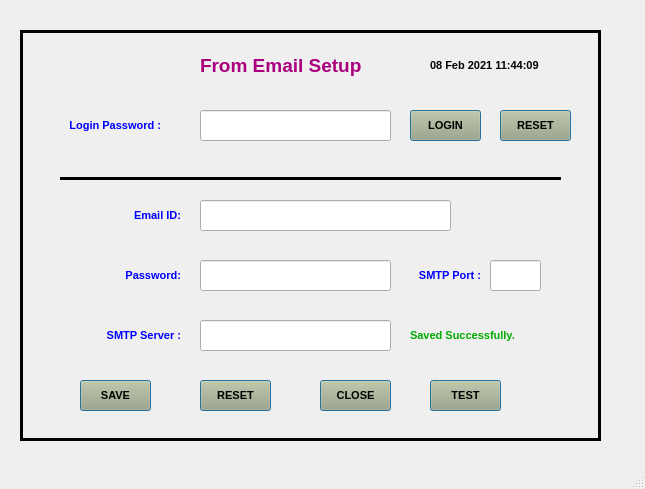
<?xml version="1.0" encoding="UTF-8"?>
<ui version="4.0">
 <class>MainWindow</class>
 <widget class="QMainWindow" name="MainWindow">
  <property name="geometry">
   <rect>
    <x>0</x>
    <y>0</y>
    <width>645</width>
    <height>489</height>
   </rect>
  </property>
  <property name="windowTitle">
   <string>MainWindow</string>
  </property>
  <widget class="QWidget" name="centralwidget">
   <widget class="QFrame" name="frame">
    <property name="geometry">
     <rect>
      <x>20</x>
      <y>30</y>
      <width>581</width>
      <height>411</height>
     </rect>
    </property>
    <property name="font">
     <font>
      <family>Arial</family>
     </font>
    </property>
    <property name="autoFillBackground">
     <bool>false</bool>
    </property>
    <property name="styleSheet">
     <string notr="true"/>
    </property>
    <property name="frameShape">
     <enum>QFrame::Box</enum>
    </property>
    <property name="frameShadow">
     <enum>QFrame::Plain</enum>
    </property>
    <property name="lineWidth">
     <number>3</number>
    </property>
    <widget class="QLabel" name="label">
     <property name="geometry">
      <rect>
       <x>410</x>
       <y>20</y>
       <width>141</width>
       <height>31</height>
      </rect>
     </property>
     <property name="font">
      <font>
       <family>Arial</family>
       <pointsize>8</pointsize>
       <weight>75</weight>
       <bold>true</bold>
      </font>
     </property>
     <property name="text">
      <string>08 Feb 2021 11:44:09</string>
     </property>
    </widget>
    <widget class="QPushButton" name="pushButton_8">
     <property name="geometry">
      <rect>
       <x>300</x>
       <y>350</y>
       <width>71</width>
       <height>31</height>
      </rect>
     </property>
     <property name="font">
      <font>
       <family>Arial</family>
       <pointsize>8</pointsize>
       <weight>75</weight>
       <bold>true</bold>
      </font>
     </property>
     <property name="styleSheet">
      <string notr="true">background-color: rgb(170, 170, 127);
</string>
     </property>
     <property name="text">
      <string>CLOSE</string>
     </property>
     <property name="autoDefault">
      <bool>true</bool>
     </property>
     <property name="default">
      <bool>true</bool>
     </property>
     <property name="flat">
      <bool>false</bool>
     </property>
    </widget>
    <widget class="QLabel" name="label_2">
     <property name="geometry">
      <rect>
       <x>180</x>
       <y>20</y>
       <width>191</width>
       <height>31</height>
      </rect>
     </property>
     <property name="font">
      <font>
       <family>Arial</family>
       <pointsize>14</pointsize>
       <weight>75</weight>
       <bold>true</bold>
      </font>
     </property>
     <property name="styleSheet">
      <string notr="true">color: rgb(170, 0, 127);</string>
     </property>
     <property name="text">
      <string>From Email Setup</string>
     </property>
    </widget>
    <widget class="QLabel" name="label_5">
     <property name="geometry">
      <rect>
       <x>80</x>
       <y>170</y>
       <width>81</width>
       <height>31</height>
      </rect>
     </property>
     <property name="font">
      <font>
       <family>Arial</family>
       <pointsize>8</pointsize>
       <weight>75</weight>
       <bold>true</bold>
      </font>
     </property>
     <property name="styleSheet">
      <string notr="true">color: rgb(0, 0, 255);</string>
     </property>
     <property name="text">
      <string>Email ID:</string>
     </property>
     <property name="alignment">
      <set>Qt::AlignRight|Qt::AlignTrailing|Qt::AlignVCenter</set>
     </property>
    </widget>
    <widget class="QLineEdit" name="lineEdit_2">
     <property name="geometry">
      <rect>
       <x>180</x>
       <y>170</y>
       <width>251</width>
       <height>31</height>
      </rect>
     </property>
     <property name="font">
      <font>
       <pointsize>10</pointsize>
       <weight>75</weight>
       <bold>true</bold>
      </font>
     </property>
    </widget>
    <widget class="QLabel" name="label_6">
     <property name="geometry">
      <rect>
       <x>80</x>
       <y>230</y>
       <width>81</width>
       <height>31</height>
      </rect>
     </property>
     <property name="font">
      <font>
       <family>Arial</family>
       <pointsize>8</pointsize>
       <weight>75</weight>
       <bold>true</bold>
      </font>
     </property>
     <property name="styleSheet">
      <string notr="true">color: rgb(0, 0, 255);</string>
     </property>
     <property name="text">
      <string>Password:</string>
     </property>
     <property name="alignment">
      <set>Qt::AlignRight|Qt::AlignTrailing|Qt::AlignVCenter</set>
     </property>
    </widget>
    <widget class="QLineEdit" name="lineEdit_3">
     <property name="geometry">
      <rect>
       <x>180</x>
       <y>230</y>
       <width>191</width>
       <height>31</height>
      </rect>
     </property>
     <property name="font">
      <font>
       <pointsize>10</pointsize>
       <weight>75</weight>
       <bold>true</bold>
      </font>
     </property>
     <property name="echoMode">
      <enum>QLineEdit::Password</enum>
     </property>
    </widget>
    <widget class="QPushButton" name="pushButton_9">
     <property name="geometry">
      <rect>
       <x>60</x>
       <y>350</y>
       <width>71</width>
       <height>31</height>
      </rect>
     </property>
     <property name="font">
      <font>
       <family>Arial</family>
       <pointsize>8</pointsize>
       <weight>75</weight>
       <bold>true</bold>
      </font>
     </property>
     <property name="styleSheet">
      <string notr="true">background-color: rgb(170, 170, 127);
</string>
     </property>
     <property name="text">
      <string>SAVE</string>
     </property>
     <property name="autoDefault">
      <bool>true</bool>
     </property>
     <property name="default">
      <bool>true</bool>
     </property>
     <property name="flat">
      <bool>false</bool>
     </property>
    </widget>
    <widget class="QPushButton" name="pushButton_10">
     <property name="geometry">
      <rect>
       <x>180</x>
       <y>350</y>
       <width>71</width>
       <height>31</height>
      </rect>
     </property>
     <property name="font">
      <font>
       <family>Arial</family>
       <pointsize>8</pointsize>
       <weight>75</weight>
       <bold>true</bold>
      </font>
     </property>
     <property name="styleSheet">
      <string notr="true">background-color: rgb(170, 170, 127);
</string>
     </property>
     <property name="text">
      <string>RESET</string>
     </property>
     <property name="autoDefault">
      <bool>true</bool>
     </property>
     <property name="default">
      <bool>true</bool>
     </property>
     <property name="flat">
      <bool>false</bool>
     </property>
    </widget>
    <widget class="QLabel" name="label_7">
     <property name="geometry">
      <rect>
       <x>390</x>
       <y>290</y>
       <width>171</width>
       <height>31</height>
      </rect>
     </property>
     <property name="font">
      <font>
       <family>Arial</family>
       <pointsize>8</pointsize>
       <weight>75</weight>
       <bold>true</bold>
      </font>
     </property>
     <property name="styleSheet">
      <string notr="true">color: rgb(0, 170, 0);</string>
     </property>
     <property name="text">
      <string>Saved Successfully.</string>
     </property>
    </widget>
    <widget class="QLabel" name="label_8">
     <property name="geometry">
      <rect>
       <x>40</x>
       <y>290</y>
       <width>121</width>
       <height>31</height>
      </rect>
     </property>
     <property name="font">
      <font>
       <family>Arial</family>
       <pointsize>8</pointsize>
       <weight>75</weight>
       <bold>true</bold>
      </font>
     </property>
     <property name="styleSheet">
      <string notr="true">color: rgb(0, 0, 255);</string>
     </property>
     <property name="text">
      <string>SMTP Server :</string>
     </property>
     <property name="alignment">
      <set>Qt::AlignRight|Qt::AlignTrailing|Qt::AlignVCenter</set>
     </property>
    </widget>
    <widget class="QLineEdit" name="lineEdit_4">
     <property name="geometry">
      <rect>
       <x>180</x>
       <y>290</y>
       <width>191</width>
       <height>31</height>
      </rect>
     </property>
     <property name="font">
      <font>
       <pointsize>10</pointsize>
       <weight>75</weight>
       <bold>true</bold>
      </font>
     </property>
     <property name="echoMode">
      <enum>QLineEdit::Password</enum>
     </property>
    </widget>
    <widget class="QLineEdit" name="lineEdit_5">
     <property name="geometry">
      <rect>
       <x>180</x>
       <y>80</y>
       <width>191</width>
       <height>31</height>
      </rect>
     </property>
     <property name="font">
      <font>
       <pointsize>10</pointsize>
       <weight>75</weight>
       <bold>true</bold>
      </font>
     </property>
     <property name="echoMode">
      <enum>QLineEdit::Password</enum>
     </property>
    </widget>
    <widget class="QLabel" name="label_9">
     <property name="geometry">
      <rect>
       <x>30</x>
       <y>80</y>
       <width>111</width>
       <height>31</height>
      </rect>
     </property>
     <property name="font">
      <font>
       <family>Arial</family>
       <pointsize>8</pointsize>
       <weight>75</weight>
       <bold>true</bold>
      </font>
     </property>
     <property name="styleSheet">
      <string notr="true">color: rgb(0, 0, 255);</string>
     </property>
     <property name="text">
      <string>Login Password :</string>
     </property>
     <property name="alignment">
      <set>Qt::AlignRight|Qt::AlignTrailing|Qt::AlignVCenter</set>
     </property>
    </widget>
    <widget class="Line" name="line">
     <property name="geometry">
      <rect>
       <x>40</x>
       <y>140</y>
       <width>501</width>
       <height>16</height>
      </rect>
     </property>
     <property name="frameShadow">
      <enum>QFrame::Plain</enum>
     </property>
     <property name="lineWidth">
      <number>3</number>
     </property>
     <property name="orientation">
      <enum>Qt::Horizontal</enum>
     </property>
    </widget>
    <widget class="QPushButton" name="pushButton_11">
     <property name="geometry">
      <rect>
       <x>410</x>
       <y>350</y>
       <width>71</width>
       <height>31</height>
      </rect>
     </property>
     <property name="font">
      <font>
       <family>Arial</family>
       <pointsize>8</pointsize>
       <weight>75</weight>
       <bold>true</bold>
      </font>
     </property>
     <property name="styleSheet">
      <string notr="true">background-color: rgb(170, 170, 127);
</string>
     </property>
     <property name="text">
      <string>TEST</string>
     </property>
     <property name="autoDefault">
      <bool>true</bool>
     </property>
     <property name="default">
      <bool>true</bool>
     </property>
     <property name="flat">
      <bool>false</bool>
     </property>
    </widget>
    <widget class="QPushButton" name="pushButton_12">
     <property name="geometry">
      <rect>
       <x>480</x>
       <y>80</y>
       <width>71</width>
       <height>31</height>
      </rect>
     </property>
     <property name="font">
      <font>
       <family>Arial</family>
       <pointsize>8</pointsize>
       <weight>75</weight>
       <bold>true</bold>
      </font>
     </property>
     <property name="styleSheet">
      <string notr="true">background-color: rgb(170, 170, 127);
</string>
     </property>
     <property name="text">
      <string>RESET</string>
     </property>
     <property name="autoDefault">
      <bool>true</bool>
     </property>
     <property name="default">
      <bool>true</bool>
     </property>
     <property name="flat">
      <bool>false</bool>
     </property>
    </widget>
    <widget class="QPushButton" name="pushButton_13">
     <property name="geometry">
      <rect>
       <x>390</x>
       <y>80</y>
       <width>71</width>
       <height>31</height>
      </rect>
     </property>
     <property name="font">
      <font>
       <family>Arial</family>
       <pointsize>8</pointsize>
       <weight>75</weight>
       <bold>true</bold>
      </font>
     </property>
     <property name="styleSheet">
      <string notr="true">background-color: rgb(170, 170, 127);
</string>
     </property>
     <property name="text">
      <string>LOGIN</string>
     </property>
     <property name="autoDefault">
      <bool>true</bool>
     </property>
     <property name="default">
      <bool>true</bool>
     </property>
     <property name="flat">
      <bool>false</bool>
     </property>
    </widget>
    <widget class="QLabel" name="label_10">
     <property name="geometry">
      <rect>
       <x>390</x>
       <y>230</y>
       <width>71</width>
       <height>31</height>
      </rect>
     </property>
     <property name="font">
      <font>
       <family>Arial</family>
       <pointsize>8</pointsize>
       <weight>75</weight>
       <bold>true</bold>
      </font>
     </property>
     <property name="styleSheet">
      <string notr="true">color: rgb(0, 0, 255);</string>
     </property>
     <property name="text">
      <string>SMTP Port :</string>
     </property>
     <property name="alignment">
      <set>Qt::AlignRight|Qt::AlignTrailing|Qt::AlignVCenter</set>
     </property>
    </widget>
    <widget class="QLineEdit" name="lineEdit_6">
     <property name="geometry">
      <rect>
       <x>470</x>
       <y>230</y>
       <width>51</width>
       <height>31</height>
      </rect>
     </property>
     <property name="font">
      <font>
       <pointsize>10</pointsize>
       <weight>75</weight>
       <bold>true</bold>
      </font>
     </property>
    </widget>
   </widget>
  </widget>
  <widget class="QMenuBar" name="menubar">
   <property name="geometry">
    <rect>
     <x>0</x>
     <y>0</y>
     <width>645</width>
     <height>21</height>
    </rect>
   </property>
  </widget>
  <widget class="QStatusBar" name="statusbar"/>
 </widget>
 <resources/>
 <connections/>
</ui>
